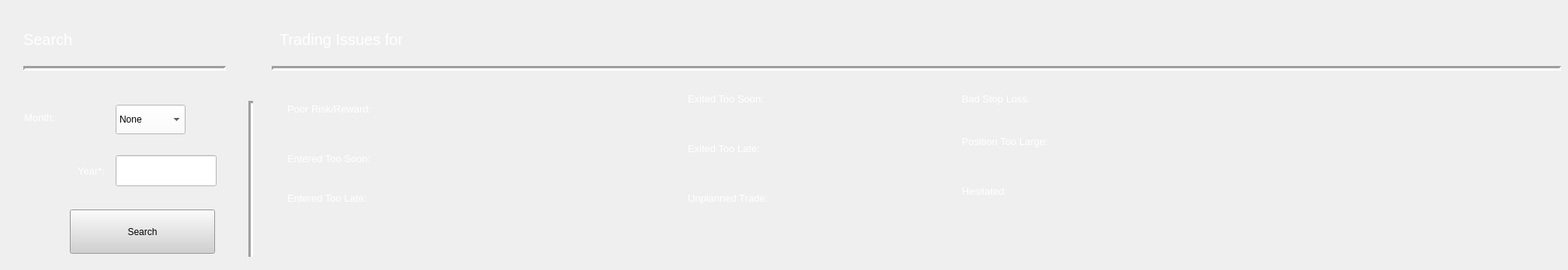
      <widget class="QWidget" name="tab_2">
       <attribute name="title">
        <string>Past Stats</string>
       </attribute>
       <widget class="QLabel" name="label_24">
        <property name="geometry">
         <rect>
          <x>30</x>
          <y>30</y>
          <width>161</width>
          <height>41</height>
         </rect>
        </property>
        <property name="minimumSize">
         <size>
          <width>0</width>
          <height>41</height>
         </size>
        </property>
        <property name="maximumSize">
         <size>
          <width>222</width>
          <height>41</height>
         </size>
        </property>
        <property name="font">
         <font>
          <pointsize>15</pointsize>
         </font>
        </property>
        <property name="styleSheet">
         <string notr="true">color: rgb(255, 255, 255);</string>
        </property>
        <property name="text">
         <string>Search</string>
        </property>
       </widget>
       <widget class="Line" name="line_3">
        <property name="geometry">
         <rect>
          <x>30</x>
          <y>80</y>
          <width>261</width>
          <height>16</height>
         </rect>
        </property>
        <property name="lineWidth">
         <number>3</number>
        </property>
        <property name="orientation">
         <enum>Qt::Horizontal</enum>
        </property>
       </widget>
       <widget class="QLabel" name="label_2">
        <property name="geometry">
         <rect>
          <x>31</x>
          <y>131</y>
          <width>102</width>
          <height>40</height>
         </rect>
        </property>
        <property name="font">
         <font>
          <pointsize>10</pointsize>
         </font>
        </property>
        <property name="styleSheet">
         <string notr="true">color: rgb(255, 255, 255);</string>
        </property>
        <property name="text">
         <string>Month:</string>
        </property>
       </widget>
       <widget class="QComboBox" name="past_month_menu">
        <property name="geometry">
         <rect>
          <x>149</x>
          <y>135</y>
          <width>90</width>
          <height>38</height>
         </rect>
        </property>
        <property name="maximumSize">
         <size>
          <width>90</width>
          <height>16777215</height>
         </size>
        </property>
        <property name="styleSheet">
         <string notr="true">background-color: rgb(255, 255, 255);</string>
        </property>
        <item>
         <property name="text">
          <string>None</string>
         </property>
        </item>
        <item>
         <property name="text">
          <string>01</string>
         </property>
        </item>
        <item>
         <property name="text">
          <string>02</string>
         </property>
        </item>
        <item>
         <property name="text">
          <string>03</string>
         </property>
        </item>
        <item>
         <property name="text">
          <string>04</string>
         </property>
        </item>
        <item>
         <property name="text">
          <string>05</string>
         </property>
        </item>
        <item>
         <property name="text">
          <string>06</string>
         </property>
        </item>
        <item>
         <property name="text">
          <string>07</string>
         </property>
        </item>
        <item>
         <property name="text">
          <string>08</string>
         </property>
        </item>
        <item>
         <property name="text">
          <string>09</string>
         </property>
        </item>
        <item>
         <property name="text">
          <string>10</string>
         </property>
        </item>
        <item>
         <property name="text">
          <string>11</string>
         </property>
        </item>
        <item>
         <property name="text">
          <string>12</string>
         </property>
        </item>
       </widget>
       <widget class="QLabel" name="label_3">
        <property name="geometry">
         <rect>
          <x>34</x>
          <y>200</y>
          <width>101</width>
          <height>40</height>
         </rect>
        </property>
        <property name="font">
         <font>
          <pointsize>10</pointsize>
         </font>
        </property>
        <property name="styleSheet">
         <string notr="true">color: rgb(255, 255, 255);</string>
        </property>
        <property name="text">
         <string>Year*:</string>
        </property>
        <property name="alignment">
         <set>Qt::AlignRight|Qt::AlignTrailing|Qt::AlignVCenter</set>
        </property>
       </widget>
       <widget class="QLineEdit" name="past_year_entry">
        <property name="geometry">
         <rect>
          <x>149</x>
          <y>200</y>
          <width>130</width>
          <height>40</height>
         </rect>
        </property>
        <property name="maximumSize">
         <size>
          <width>130</width>
          <height>16777215</height>
         </size>
        </property>
        <property name="styleSheet">
         <string notr="true">background-color: rgb(255, 255, 255);</string>
        </property>
       </widget>
       <widget class="QPushButton" name="past_stats_search_btn">
        <property name="geometry">
         <rect>
          <x>90</x>
          <y>270</y>
          <width>187</width>
          <height>57</height>
         </rect>
        </property>
        <property name="styleSheet">
         <string notr="true">background-color: rgb(209, 209, 209);</string>
        </property>
        <property name="text">
         <string>Search</string>
        </property>
       </widget>
       <widget class="Line" name="line_8">
        <property name="geometry">
         <rect>
          <x>313</x>
          <y>130</y>
          <width>20</width>
          <height>201</height>
         </rect>
        </property>
        <property name="lineWidth">
         <number>3</number>
        </property>
        <property name="orientation">
         <enum>Qt::Vertical</enum>
        </property>
       </widget>
       <widget class="Line" name="line_9">
        <property name="geometry">
         <rect>
          <x>350</x>
          <y>80</y>
          <width>1661</width>
          <height>16</height>
         </rect>
        </property>
        <property name="lineWidth">
         <number>3</number>
        </property>
        <property name="orientation">
         <enum>Qt::Horizontal</enum>
        </property>
       </widget>
       <widget class="QLabel" name="label_4">
        <property name="geometry">
         <rect>
          <x>360</x>
          <y>20</y>
          <width>1211</width>
          <height>61</height>
         </rect>
        </property>
        <property name="font">
         <font>
          <pointsize>15</pointsize>
         </font>
        </property>
        <property name="styleSheet">
         <string notr="true">color: rgb(255, 255, 255);</string>
        </property>
        <property name="text">
         <string>Trading Issues for</string>
        </property>
       </widget>
       <widget class="QWidget" name="layoutWidget_3">
        <property name="geometry">
         <rect>
          <x>370</x>
          <y>120</y>
          <width>1159</width>
          <height>219</height>
         </rect>
        </property>
        <layout class="QVBoxLayout" name="verticalLayout_15">
         <item>
          <layout class="QHBoxLayout" name="horizontalLayout_29">
           <item>
            <layout class="QVBoxLayout" name="verticalLayout_16">
             <item>
              <layout class="QHBoxLayout" name="horizontalLayout_57">
               <item>
                <widget class="QLabel" name="label_34">
                 <property name="minimumSize">
                  <size>
                   <width>267</width>
                   <height>40</height>
                  </size>
                 </property>
                 <property name="font">
                  <font>
                   <pointsize>10</pointsize>
                  </font>
                 </property>
                 <property name="styleSheet">
                  <string notr="true">color: rgb(255, 255, 255);</string>
                 </property>
                 <property name="text">
                  <string>Poor Risk/Reward:</string>
                 </property>
                </widget>
               </item>
               <item>
                <widget class="QLabel" name="poor_rr_display_2">
                 <property name="font">
                  <font>
                   <pointsize>10</pointsize>
                  </font>
                 </property>
                 <property name="styleSheet">
                  <string notr="true">color: rgb(85, 255, 255);</string>
                 </property>
                 <property name="text">
                  <string/>
                 </property>
                </widget>
               </item>
              </layout>
             </item>
             <item>
              <spacer name="verticalSpacer_10">
               <property name="orientation">
                <enum>Qt::Vertical</enum>
               </property>
               <property name="sizeHint" stdset="0">
                <size>
                 <width>20</width>
                 <height>18</height>
                </size>
               </property>
              </spacer>
             </item>
             <item>
              <layout class="QHBoxLayout" name="horizontalLayout_59">
               <item>
                <widget class="QLabel" name="label_36">
                 <property name="minimumSize">
                  <size>
                   <width>267</width>
                   <height>40</height>
                  </size>
                 </property>
                 <property name="font">
                  <font>
                   <pointsize>10</pointsize>
                  </font>
                 </property>
                 <property name="styleSheet">
                  <string notr="true">color: rgb(255, 255, 255);</string>
                 </property>
                 <property name="text">
                  <string>Entered Too Soon:</string>
                 </property>
                </widget>
               </item>
               <item>
                <widget class="QLabel" name="entered_soon_display_2">
                 <property name="font">
                  <font>
                   <pointsize>10</pointsize>
                  </font>
                 </property>
                 <property name="styleSheet">
                  <string notr="true">color: rgb(85, 255, 255);</string>
                 </property>
                 <property name="text">
                  <string/>
                 </property>
                </widget>
               </item>
              </layout>
             </item>
             <item>
              <spacer name="verticalSpacer_11">
               <property name="orientation">
                <enum>Qt::Vertical</enum>
               </property>
               <property name="sizeHint" stdset="0">
                <size>
                 <width>20</width>
                 <height>18</height>
                </size>
               </property>
              </spacer>
             </item>
             <item>
              <layout class="QHBoxLayout" name="horizontalLayout_60">
               <item>
                <widget class="QLabel" name="label_38">
                 <property name="maximumSize">
                  <size>
                   <width>256</width>
                   <height>40</height>
                  </size>
                 </property>
                 <property name="font">
                  <font>
                   <pointsize>10</pointsize>
                  </font>
                 </property>
                 <property name="styleSheet">
                  <string notr="true">color: rgb(255, 255, 255);</string>
                 </property>
                 <property name="text">
                  <string>Entered Too Late:</string>
                 </property>
                </widget>
               </item>
               <item>
                <widget class="QLabel" name="entered_late_display_2">
                 <property name="font">
                  <font>
                   <pointsize>10</pointsize>
                  </font>
                 </property>
                 <property name="styleSheet">
                  <string notr="true">color: rgb(85, 255, 255);</string>
                 </property>
                 <property name="text">
                  <string/>
                 </property>
                </widget>
               </item>
              </layout>
             </item>
            </layout>
           </item>
           <item>
            <spacer name="horizontalSpacer_25">
             <property name="orientation">
              <enum>Qt::Horizontal</enum>
             </property>
             <property name="sizeHint" stdset="0">
              <size>
               <width>98</width>
               <height>20</height>
              </size>
             </property>
            </spacer>
           </item>
           <item>
            <layout class="QVBoxLayout" name="verticalLayout_17">
             <item>
              <layout class="QHBoxLayout" name="horizontalLayout_47">
               <item>
                <widget class="QLabel" name="label_45">
                 <property name="font">
                  <font>
                   <pointsize>10</pointsize>
                  </font>
                 </property>
                 <property name="styleSheet">
                  <string notr="true">color: rgb(255, 255, 255);</string>
                 </property>
                 <property name="text">
                  <string>Exited Too Soon:</string>
                 </property>
                </widget>
               </item>
               <item>
                <widget class="QLabel" name="exited_soon_display_2">
                 <property name="font">
                  <font>
                   <pointsize>10</pointsize>
                  </font>
                 </property>
                 <property name="styleSheet">
                  <string notr="true">color: rgb(85, 255, 255);</string>
                 </property>
                 <property name="text">
                  <string/>
                 </property>
                </widget>
               </item>
              </layout>
             </item>
             <item>
              <spacer name="verticalSpacer_12">
               <property name="orientation">
                <enum>Qt::Vertical</enum>
               </property>
               <property name="sizeHint" stdset="0">
                <size>
                 <width>20</width>
                 <height>18</height>
                </size>
               </property>
              </spacer>
             </item>
             <item>
              <layout class="QHBoxLayout" name="horizontalLayout_61">
               <item>
                <widget class="QLabel" name="label_46">
                 <property name="font">
                  <font>
                   <pointsize>10</pointsize>
                  </font>
                 </property>
                 <property name="styleSheet">
                  <string notr="true">color: rgb(255, 255, 255);</string>
                 </property>
                 <property name="text">
                  <string>Exited Too Late:</string>
                 </property>
                </widget>
               </item>
               <item>
                <widget class="QLabel" name="exited_late_display_2">
                 <property name="font">
                  <font>
                   <pointsize>10</pointsize>
                  </font>
                 </property>
                 <property name="styleSheet">
                  <string notr="true">color: rgb(85, 255, 255);</string>
                 </property>
                 <property name="text">
                  <string/>
                 </property>
                </widget>
               </item>
              </layout>
             </item>
             <item>
              <spacer name="verticalSpacer_13">
               <property name="orientation">
                <enum>Qt::Vertical</enum>
               </property>
               <property name="sizeHint" stdset="0">
                <size>
                 <width>20</width>
                 <height>18</height>
                </size>
               </property>
              </spacer>
             </item>
             <item>
              <layout class="QHBoxLayout" name="horizontalLayout_62">
               <item>
                <widget class="QLabel" name="label_47">
                 <property name="font">
                  <font>
                   <pointsize>10</pointsize>
                  </font>
                 </property>
                 <property name="styleSheet">
                  <string notr="true">color: rgb(255, 255, 255);</string>
                 </property>
                 <property name="text">
                  <string>Unplanned Trade:</string>
                 </property>
                </widget>
               </item>
               <item>
                <widget class="QLabel" name="unplanned_display_2">
                 <property name="font">
                  <font>
                   <pointsize>10</pointsize>
                  </font>
                 </property>
                 <property name="styleSheet">
                  <string notr="true">color: rgb(85, 255, 255);</string>
                 </property>
                 <property name="text">
                  <string/>
                 </property>
                </widget>
               </item>
              </layout>
             </item>
            </layout>
           </item>
           <item>
            <spacer name="horizontalSpacer_26">
             <property name="orientation">
              <enum>Qt::Horizontal</enum>
             </property>
             <property name="sizeHint" stdset="0">
              <size>
               <width>98</width>
               <height>20</height>
              </size>
             </property>
            </spacer>
           </item>
           <item>
            <layout class="QVBoxLayout" name="verticalLayout_18">
             <item>
              <layout class="QHBoxLayout" name="horizontalLayout_63">
               <item>
                <widget class="QLabel" name="label_48">
                 <property name="maximumSize">
                  <size>
                   <width>215</width>
                   <height>34</height>
                  </size>
                 </property>
                 <property name="font">
                  <font>
                   <pointsize>10</pointsize>
                  </font>
                 </property>
                 <property name="styleSheet">
                  <string notr="true">color: rgb(255, 255, 255);</string>
                 </property>
                 <property name="text">
                  <string>Bad Stop Loss:</string>
                 </property>
                </widget>
               </item>
               <item>
                <widget class="QLabel" name="stop_display_2">
                 <property name="font">
                  <font>
                   <pointsize>10</pointsize>
                  </font>
                 </property>
                 <property name="styleSheet">
                  <string notr="true">color: rgb(85, 255, 255);
</string>
                 </property>
                 <property name="text">
                  <string/>
                 </property>
                </widget>
               </item>
              </layout>
             </item>
             <item>
              <spacer name="verticalSpacer_14">
               <property name="orientation">
                <enum>Qt::Vertical</enum>
               </property>
               <property name="sizeHint" stdset="0">
                <size>
                 <width>20</width>
                 <height>18</height>
                </size>
               </property>
              </spacer>
             </item>
             <item>
              <layout class="QHBoxLayout" name="horizontalLayout_64">
               <item>
                <widget class="QLabel" name="label_49">
                 <property name="minimumSize">
                  <size>
                   <width>276</width>
                   <height>40</height>
                  </size>
                 </property>
                 <property name="font">
                  <font>
                   <pointsize>10</pointsize>
                  </font>
                 </property>
                 <property name="styleSheet">
                  <string notr="true">color: rgb(255, 255, 255);</string>
                 </property>
                 <property name="text">
                  <string>Position Too Large:</string>
                 </property>
                </widget>
               </item>
               <item>
                <widget class="QLabel" name="too_large_display_2">
                 <property name="font">
                  <font>
                   <pointsize>10</pointsize>
                  </font>
                 </property>
                 <property name="styleSheet">
                  <string notr="true">color: rgb(85, 255, 255);</string>
                 </property>
                 <property name="text">
                  <string/>
                 </property>
                </widget>
               </item>
              </layout>
             </item>
             <item>
              <spacer name="verticalSpacer_15">
               <property name="orientation">
                <enum>Qt::Vertical</enum>
               </property>
               <property name="sizeHint" stdset="0">
                <size>
                 <width>20</width>
                 <height>18</height>
                </size>
               </property>
              </spacer>
             </item>
             <item>
              <layout class="QHBoxLayout" name="horizontalLayout_65">
               <item>
                <widget class="QLabel" name="label_50">
                 <property name="minimumSize">
                  <size>
                   <width>150</width>
                   <height>34</height>
                  </size>
                 </property>
                 <property name="maximumSize">
                  <size>
                   <width>126</width>
                   <height>34</height>
                  </size>
                 </property>
                 <property name="font">
                  <font>
                   <pointsize>10</pointsize>
                  </font>
                 </property>
                 <property name="styleSheet">
                  <string notr="true">color: rgb(255, 255, 255);</string>
                 </property>
                 <property name="text">
                  <string>Hesitated:</string>
                 </property>
                </widget>
               </item>
               <item>
                <widget class="QLabel" name="hesitated_display_2">
                 <property name="font">
                  <font>
                   <pointsize>10</pointsize>
                  </font>
                 </property>
                 <property name="styleSheet">
                  <string notr="true">color: rgb(85, 255, 255);</string>
                 </property>
                 <property name="text">
                  <string/>
                 </property>
                </widget>
               </item>
              </layout>
             </item>
            </layout>
           </item>
          </layout>
         </item>
         <item>
          <spacer name="verticalSpacer_16">
           <property name="orientation">
            <enum>Qt::Vertical</enum>
           </property>
           <property name="sizeHint" stdset="0">
            <size>
             <width>20</width>
             <height>28</height>
            </size>
           </property>
          </spacer>
         </item>
        </layout>
       </widget>
      </widget>
